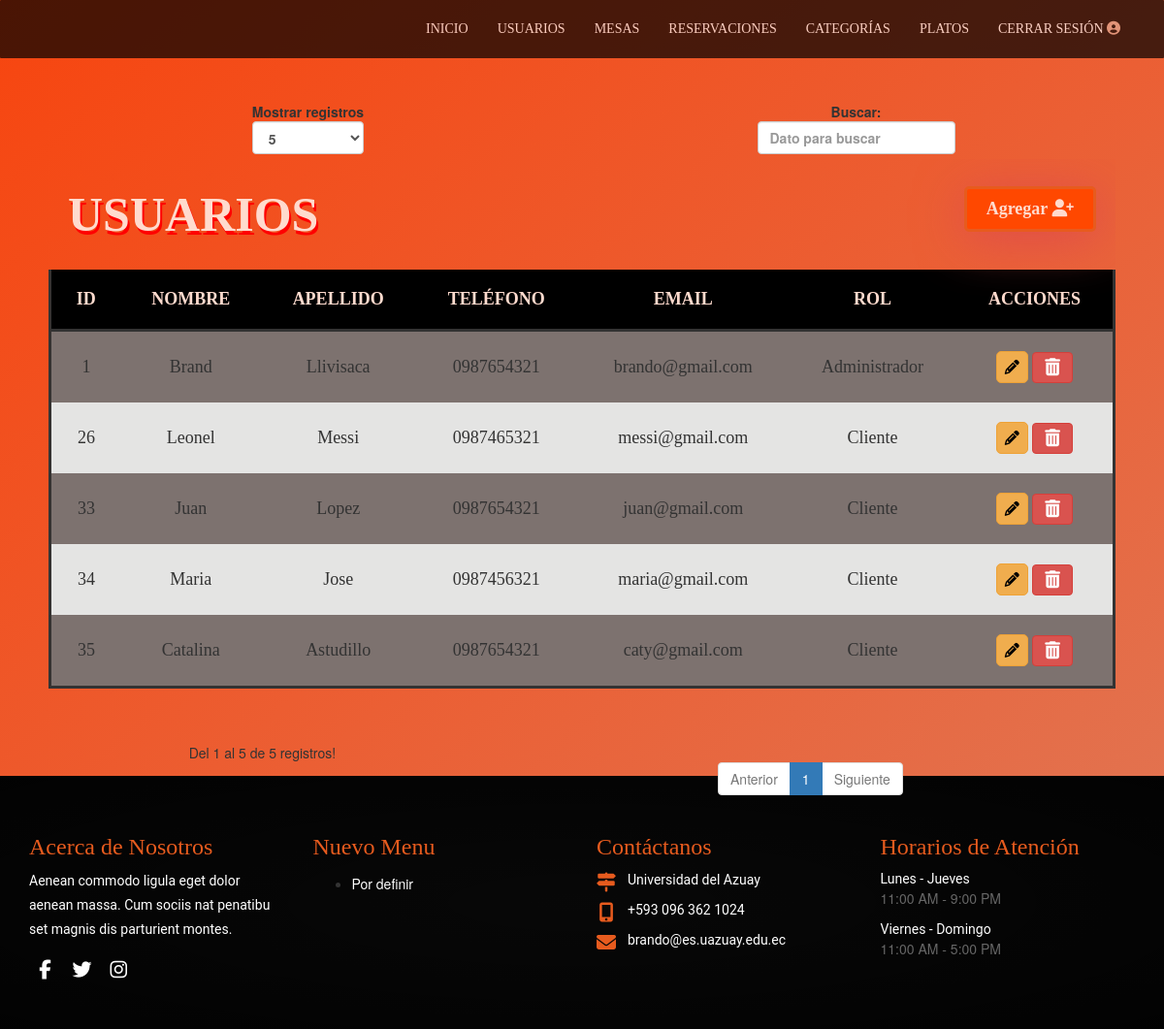
The app's page /html/administrador/usuarios.php with its own data.
### tables this page shows
CREATE TABLE `usuarios` (
  `id_usuario` int NOT NULL COMMENT 'id del usuario',
  `nombre_usuario` varchar(64) NOT NULL COMMENT 'nombre del usuario',
  `apellido_usuario` varchar(64) NOT NULL COMMENT 'apellido del usuario',
  `telefono_usuario` varchar(10) NOT NULL COMMENT 'teléfono del usuario',
  `email_usuario` varchar(64) NOT NULL COMMENT 'email del usuario',
  `password_usuario` varchar(128) NOT NULL COMMENT 'contraseña del usuario',
  `status_usuario` tinyint(1) NOT NULL DEFAULT '1' COMMENT 'estado del usuario activo o inactivo',
  `id_rol_fk` int NOT NULL COMMENT 'clave foránea de la tabla rol'
);

CREATE TABLE `roles` (
  `id_rol` int NOT NULL COMMENT 'id del rol',
  `nombre_rol` varchar(64) NOT NULL COMMENT 'nombre del rol'
);

### php/controlador/formularios.controlador.php (called while the page is built, shortened)
<?php
    class ControladorFormularios{
        static public function ctrSelectUsers(){
            $tabla = "usuarios";
            $tabla2 = "roles";
            $respuesta = ModeloFormularios::mdlSelectUsers($tabla,$tabla2);
            if($respuesta){
                return $respuesta;
            }else{
                return "null";
            }
        }
    }
?>

### php/modelos/conexion.php (called while the page is built)
<?php
    class Conexion{
        static public function conectar(){
            $link = new PDO("mysql:host=localhost;dbname=restaurante","root","");
            $link -> exec("set names utf8");
            return $link;
        }
    }
?>

### php/modelos/formularios.modelo.php (called while the page is built, shortened)
<?php
    class ModeloFormularios{
        static public function mdlSelectUsers($tabla,$tabla2){
            require_once "../../php/modelos/conexion.php";
            $stmt = Conexion::conectar() -> prepare("SELECT * FROM $tabla INNER JOIN $tabla2 ON id_rol_fk=id_rol and status_usuario = 1 ORDER BY id_usuario");
            $stmt -> execute();
            $num = $stmt->rowCount();
            if($num > 0){
                return $stmt -> fetchAll();
            }else{
                return null;
            }
        }
        static public function mdlSelectRoles($tabla){
            require_once "../../php/modelos/conexion.php";
            $stmt = Conexion::conectar() -> prepare("SELECT * FROM $tabla");
            $stmt -> execute();
            $num = $stmt->rowCount();
            if($num > 0){
                return $stmt -> fetchAll();
            }else{
                return null;
            }
        }
    }
?>

### html/administrador/usuarios.php (the view, shortened to what this page needs)
<?php
    require_once "../../php/modelos/conexion.php";
    require_once "../../php/controlador/formularios.controlador.php";
    require_once "../../php/modelos/formularios.modelo.php";
    $usuarios = ControladorFormularios::ctrSelectUsers();
?>
<!DOCTYPE html>
<html lang="en">
<head>
    <link rel="stylesheet" href="../../css/bootstrap.min.css" media="screen" type="text/css">
    <link rel="stylesheet" href="../../css/responsive.css" media="screen" type="text/css">
    <link id="changeable-colors" rel="stylesheet" href="../../css/colors/orange.css"  type="text/css"/>
    <link rel="stylesheet" href="../../css/adm_style.css?=<?php echo (rand()); ?>" type="text/css" >
</head>
<body>
    <header>
        <nav class="menu">
            <ul class="nav">
                <li><a href="../administrador/inicio.php">Inicio</a></li>
                <li><a href="../administrador/usuarios.php">Usuarios</a></li>
                <li><a href="../administrador/mesas.php" class="active" id="mesas">Mesas</a></li>
                <li><a href="../administrador/reservaciones.php">Reservaciones</a></li>
                <li><a href="../administrador/categorias.php">Categor&iacute;as</a></li>
                <li><a href="../administrador/platos.php">Platos</a></li>
                <li><a href="../../html/salir.php">Cerrar Sesi&oacute;n <i class="fas fa-user-circle"></i></a></li>
            </ul>
        </nav>
    </header>
    <section class="main">
        <article class="item_content">
            <table class="table_user display" id="tablaUser">
                <caption>USUARIOS<label for="addUser" class="caption_b">Agregar <i class="fas fa-user-plus"></i></label></caption>
                <thead>
                    <tr>
                        <th>ID</th>
                        <th>NOMBRE</th>
                        <th>APELLIDO</th>
                        <th>TEL&Eacute;FONO</th>
                        <th>EMAIL</th>
                        <th>ROL</th>
                        <th>ACCIONES</th>
                    </tr>
                </thead>
                <tbody>
                    <?php
                        if(isset($usuarios)):
                            foreach($usuarios as $user): ?>
                                <tr>
                                    <td><?php echo $user["id_usuario"]; ?></td>
                                    <td><?php echo $user["nombre_usuario"]; ?></td>
                                    <td><?php echo $user["apellido_usuario"]; ?></td>
                                    <td><?php echo $user["telefono_usuario"]; ?></td>
                                    <td><?php echo $user["email_usuario"]; ?></td>
                                    <td><?php echo $user["nombre_rol"]; ?></td>
                                    <td>
                                        <form method="POST">
                                            <a href="../../html/administrador/editar.php?id=<?php echo $user["id_usuario"]; ?>" class="btn btn-warning fas fa-pencil-alt"></a>
                                            <button onclick="return eliminar();" type="submit" class="btn btn-danger fas fa-trash-alt fa-1x"></button>
                                        </form>
                                    </td>
                                </tr>
                            <?php endforeach ?>
                        <?php endif; ?>
                </tbody>
            </table>
        </article>
    </section>
    <div class="footer-box pad-top-70" id="footer">
    <div class="container">
        <div class="row footer_l">
            <div class="footer-in-main">
                <div class="footer-logo">
                </div>
                <div class="col-lg-3 col-md-3 col-sm-6 col-xs-12">
                    <div class="footer-box-a">
                        <h3>Acerca de Nosotros</h3>
                        <p>Aenean commodo ligula eget dolor aenean massa. Cum sociis nat penatibu set magnis dis parturient montes.</p>
                        <ul class="socials-box footer-socials pull-left">
                            <li>
                                <a href="#">
                                    <div class="social-circle-border"><i class="fa  fa-facebook"></i></div>
                                </a>
                            </li>
                            <li>
                                <a href="#">
                                    <div class="social-circle-border"><i class="fa fa-twitter"></i></div>
                                </a>
                            </li>
                            <li>
                                <a href="#">
                                    <div class="social-circle-border"><i class="fa fa-instagram"></i></div>
                                </a>
                            </li>
                        </ul>
                    </div>
                </div>
                <div class="col-lg-3 col-md-3 col-sm-6 col-xs-12">
                    <div class="footer-box-b">
                        <h3>Nuevo Menu</h3>
                        <ul>
                            <li><a href="#">Por definir</a></li>
                        </ul>
                    </div>
                </div>
                <div class="col-lg-3 col-md-3 col-sm-6 col-xs-12">
                    <div class="footer-box-c">
                        <h3>Cont&aacute;ctanos</h3>
                        <p>
                            <i class="fa fa-map-signs" aria-hidden="true"></i>
                            <span>Universidad del Azuay</span>
                        </p>
                        <p>
                            <i class="fa fa-mobile" aria-hidden="true"></i>
                            <span>
                            +593 096 362 1024
                        </span>
                        </p>
                        <p>
                            <i class="fa fa-envelope" aria-hidden="true"></i>
                            <span><a href="mailto:brando@es.uazuay.edu.ec?">brando@es.uazuay.edu.ec</a></span>
                        </p>
                    </div>
                </div>
                <div class="col-lg-3 col-md-3 col-sm-6 col-xs-12">
                    <div class="footer-box-d">
                        <h3>Horarios de Atenci&oacute;n</h3>
                        <ul>
                            <li>
                                <p>Lunes - Jueves </p>
                                <span> 11:00 AM - 9:00 PM</span>
                            </li>
                            <li>
                                <p>Viernes - Domingo </p>
                                <span>  11:00 AM - 5:00 PM</span>
                            </li>
                        </ul>
                    </div>
                </div>
            </div>
        </div>
    </div>
</body>
</html>

### css/colors/orange.css (style rules this page uses)
.footer-box-a h3 { color: #e75b1e; }
.footer-box-b h3 { color: #e75b1e; }
.footer-box-c h3 { color: #e75b1e; }
.footer-box-d h3 { color: #e75b1e; }
.footer-box-c p i { color: #e75b1e; }

### css/adm_style.css (style rules this page uses)
body { background: linear-gradient(to bottom right, rgb(247, 69, 15),rgb(224, 119, 86)); background-repeat: no-repeat; background-position: center; background-size: cover; margin: 0; height: 100vh; }
header { position: absolute; margin: 0; width: 100%; }
i.fas { color: #ddaa94; }
nav.menu { position: fixed; background-color: #000; opacity: .7; width: 100%; border-radius: 1px; z-index: 1; }
nav.menu ul { list-style: none; display: flex; float: right; margin: 10px; padding-right: 20px; }
nav.menu li a { text-transform: uppercase; color: #fff; font-family: georgia; }
@media (max-width:1400px) { h3 { font-size: 15px; } }
@media (max-width:1600px) { h3 { font-size: 19px; } }
h3 { font-size: 15px; font-family: georgia; }
section.main { position: relative; top: 40px; margin: 0 !important; padding: 15px 0 15px; line-height: normal; font-size: 100%; height: 100%; text-align: center; }
article.item_content { margin: 50px; }
table.table_user { width: 100%; border-bottom: solid; border-left: solid; border-right: solid; font-family: georgia; }
table.table_user caption { color: rgb(255 219 206); font-size: 50px; font-family: georgia; font-weight: 600; margin: 20px; text-shadow: 2px 4px red; }
table.table_user label.caption_b { position: relative; float: right; font-family: georgia; text-align: right; background-color: rgb(255, 72, 0); border: 3px solid #e75b1e; border-radius: 5px; font-size: 18px; padding:10px; padding-left: 20px; padding-right: 20px; text-shadow: none; box-shadow: 1px 7px 50px rgb(223 76 76); }
table.table_user thead { background-color: rgba(0, 0, 0); color: rgb(255 219 206); }
table.table_user tr, th, td { text-align: center; padding: 20px; font-size: 18px; }
table.table_user tbody tr:nth-child(even) { background-color: #e4e4e3; }
table.table_user tbody tr:nth-child(odd) { background-color: #7d726f; }
i.fa-user-plus { color: rgb(255 219 206); }
table.table_user tbody tr td a { color:#000; padding: 8px; border-radius: 5px; text-decoration: none; font-size: 15px; }
.footer_l { margin-bottom: 40px; }
.footer-box { background:#202020; }
.footer-logo { padding-bottom:40px; }
.footer-socials { margin: 10px 0; line-height: 30px; padding: 4px; text-align: center; -webkit-transition: all 0.3s ease; -moz-transition: all 0.3s ease; -o-transition: all 0.3s ease; transition: all 0.3s ease; }
.socials-box { display: table-cell; vertical-align: middle; margin: 1px 0px; padding: 4px; }
.footer-box { background-image:radial-gradient(ellipse at center, rgba(0, 0, 0, 0.57) 0%,rgba(0, 0, 0, 0.87) 100%); background-color:#111;background-position:center;background-repeat:no-repeat;background-size:cover; }
.socials-box li { display: inline-block; opacity: 1; margin-right: 7px; }
.footer-box .social-circle-border { background-color: transparent; color: #fff; -webkit-transition: all 0.3s ease; -moz-transition: all 0.3s ease; -o-transition: all 0.3s ease; transition: all 0.3s ease; }
.social-circle-border { font-size: 20px; line-height: 23px; margin-right: 2px; height: 25px; width: 25px; border-radius: 50%; background-color: transparent; color: #6f6f6f; text-align: center; }
.footer-box-a h3 { font-size:24px; font-family: 'nautilus_pompiliusregular'; }
.footer-box-a p { font-size: 14px; font-family: 'Roboto', sans-serif; color:#ffffff; line-height: 25px; }
.footer-box-b h3 { font-size:24px; font-family: 'nautilus_pompiliusregular'; }
.footer-box-b ul li { line-height:30px; }
.footer-box-b ul li a { color:#ffffff; }
.footer-box-c h3 { font-size:24px; font-family: 'nautilus_pompiliusregular'; }
.footer-box-c p { font-size: 14px; font-family: 'Roboto', sans-serif; color:#ffffff; }
.footer-box-c p i { font-size: 20px; position: relative; top: 4px; float: left; min-width: 20px; text-align: center; }
.footer-box-c p span { display: table; padding-left: 12px; padding-top:1px; }
.footer-box-c p a { color:#ffffff; }
.footer-box-d h3 { font-size:24px; font-family: 'nautilus_pompiliusregular'; }
.footer-box-d p { font-size: 14px; font-family: 'Roboto', sans-serif; color:#ffffff; }
.footer-box-d ul { margin:0px; padding:0px; list-style:none; }
.footer-box-d ul li { display: inline-block; width: 100%; padding-bottom:12px; }
.footer-box-d ul li p { padding:0px; margin:0px; }
.footer-box-d ul li span { color: #666; }

### records on screen
usuarios: id_usuario "1", nombre_usuario "Brand", apellido_usuario "Llivisaca", telefono_usuario "0987654321", email_usuario "brando@gmail.com", id_rol_fk.nombre_rol "Administrador"
usuarios: id_usuario "26", nombre_usuario "Leonel", apellido_usuario "Messi", telefono_usuario "0987465321", email_usuario "messi@gmail.com", id_rol_fk.nombre_rol "Cliente"
usuarios: id_usuario "33", nombre_usuario "Juan", apellido_usuario "Lopez", telefono_usuario "0987654321", email_usuario "juan@gmail.com", id_rol_fk.nombre_rol "Cliente"
usuarios: id_usuario "34", nombre_usuario "Maria", apellido_usuario "Jose", telefono_usuario "0987456321", email_usuario "maria@gmail.com", id_rol_fk.nombre_rol "Cliente"
usuarios: id_usuario "35", nombre_usuario "Catalina", apellido_usuario "Astudillo", telefono_usuario "0987654321", email_usuario "caty@gmail.com", id_rol_fk.nombre_rol "Cliente"
